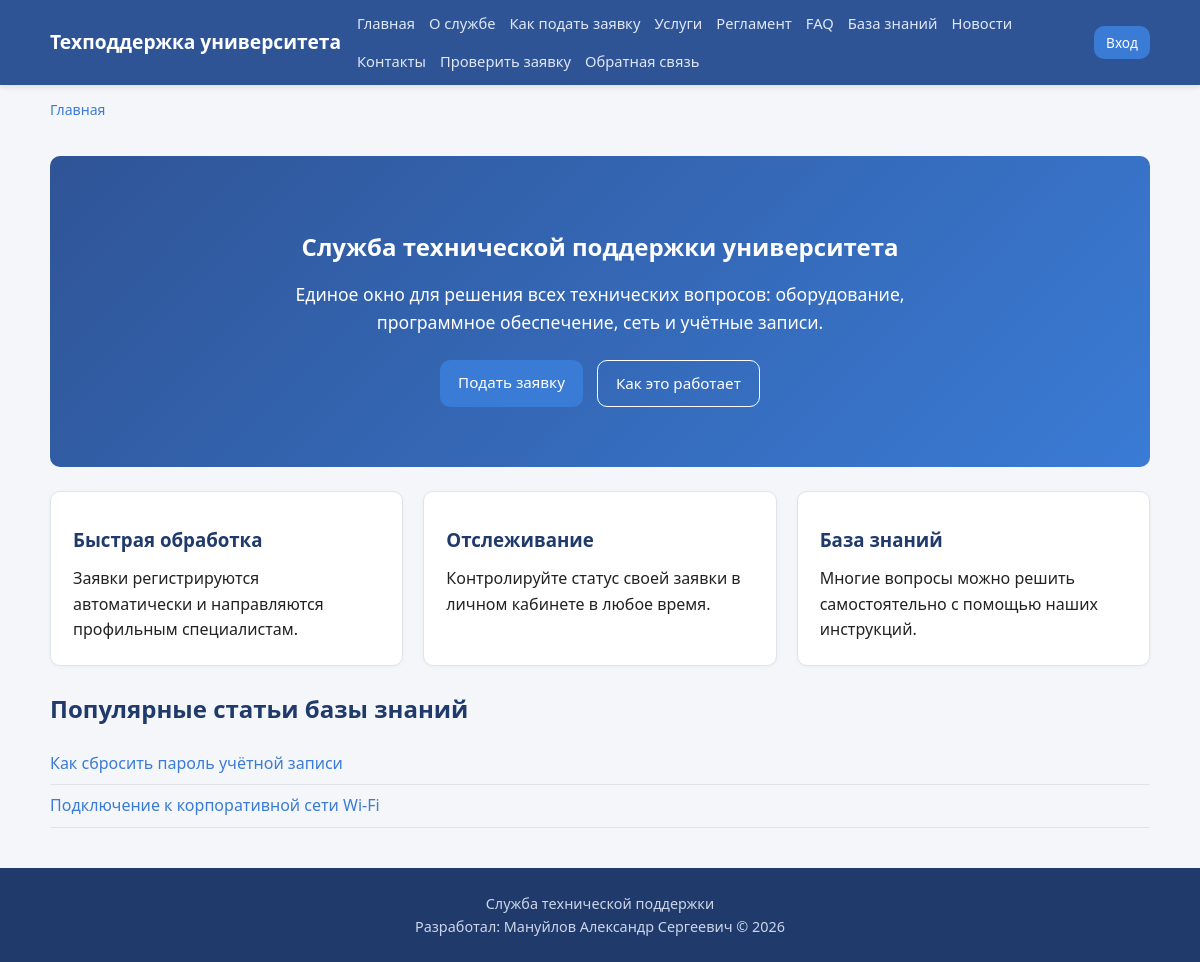
The page / on the database its author committed.
### app/models.py (models this page shows, shortened)
class KnowledgeArticle(db.Model):
    __tablename__ = "knowledge_articles"
    id = db.Column(db.Integer, primary_key=True)
    title = db.Column(db.String(200), nullable=False)
    content = db.Column(db.Text, nullable=False)
    is_published = db.Column(db.Boolean, default=True)
    created_at = db.Column(db.DateTime, default=datetime.utcnow)
    updated_at = db.Column(db.DateTime, default=datetime.utcnow, onupdate=datetime.utcnow)
    category_id = db.Column(db.Integer, db.ForeignKey("categories.id"))
    author_id = db.Column(db.Integer, db.ForeignKey("users.id"))
    category = db.relationship("Category", back_populates="articles")

### app/main.py (the view)
@main_bp.route("/")
def index():
    articles = KnowledgeArticle.query.filter_by(is_published=True).limit(3).all()
    return render_template("public/index.html", articles=articles)

### app/templates/public/index.html (shortened to what this page needs)
{% extends "base.html" %}
{% block content %}
<section class="hero">
    <h1>Служба технической поддержки университета</h1>
    <p>Единое окно для решения всех технических вопросов: оборудование, программное обеспечение, сеть и учётные записи.</p>
    <div class="hero-actions">
        <a href="{{ url_for('tickets.new_ticket') if current_user.is_authenticated else url_for('auth.login') }}" class="btn">Подать заявку</a>
        <a href="{{ url_for('main.how_to') }}" class="btn btn-ghost">Как это работает</a>
    </div>
</section>
<section class="cards">
    <div class="card"><h3>Быстрая обработка</h3><p>Заявки регистрируются автоматически и направляются профильным специалистам.</p></div>
    <div class="card"><h3>Отслеживание</h3><p>Контролируйте статус своей заявки в личном кабинете в любое время.</p></div>
    <div class="card"><h3>База знаний</h3><p>Многие вопросы можно решить самостоятельно с помощью наших инструкций.</p></div>
</section>
{% if articles %}
<section>
    <h2>Популярные статьи базы знаний</h2>
    <ul class="list">
        {% for a in articles %}
        <li><a href="{{ url_for('main.knowledge_article', article_id=a.id) }}">{{ a.title }}</a></li>
        {% endfor %}
    </ul>
</section>
{% endif %}
{% endblock %}

### app/static/css/style.css (style rules this page uses)
:root { --primary:#2f5496; --primary-dark:#1f3a6b; --accent:#3a7bd5; --bg:#f4f6fa; --surface:#ffffff; --text:#222; --muted:#777; --border:#e0e4ea; --success:#1f8a4c; --error:#c0392b; --radius:10px; }
* { box-sizing:border-box;margin:0;padding:0 }
body { font-family:'Segoe UI',Tahoma,sans-serif;background:var(--bg);color:var(--text);line-height:1.6 }
a { color:var(--accent);text-decoration:none }
h1 { margin:.5em 0;color:var(--primary-dark) }
h2,h3 { margin:.6em 0;color:var(--primary-dark) }
.btn { display:inline-block;background:var(--accent);color:#fff;padding:10px 18px;border:none;border-radius:var(--radius);cursor:pointer;font-size:.95rem;transition:background .2s }
.btn-ghost { background:transparent;border:1px solid var(--accent);color:var(--accent) }
.hero { background:linear-gradient(135deg,var(--primary),var(--accent));color:#fff;padding:60px 40px;border-radius:var(--radius);margin:20px 0;text-align:center }
.hero h1 { color:#fff }
.hero p { max-width:640px;margin:14px auto;font-size:1.1rem }
.hero-actions { margin-top:24px;display:flex;gap:14px;justify-content:center;flex-wrap:wrap }
.hero .btn-ghost { border-color:#fff;color:#fff }
.cards { display:grid;grid-template-columns:repeat(auto-fit,minmax(240px,1fr));gap:20px;margin:24px 0 }
.card { background:var(--surface);padding:22px;border-radius:var(--radius);border:1px solid var(--border);box-shadow:0 1px 4px rgba(0,0,0,.04) }
.list { list-style:none;margin:12px 0 }
.list li { padding:8px 0;border-bottom:1px solid var(--border) }

### rows shown on the page
KnowledgeArticle: title "Как сбросить пароль учётной записи"
KnowledgeArticle: title "Подключение к корпоративной сети Wi-Fi"
